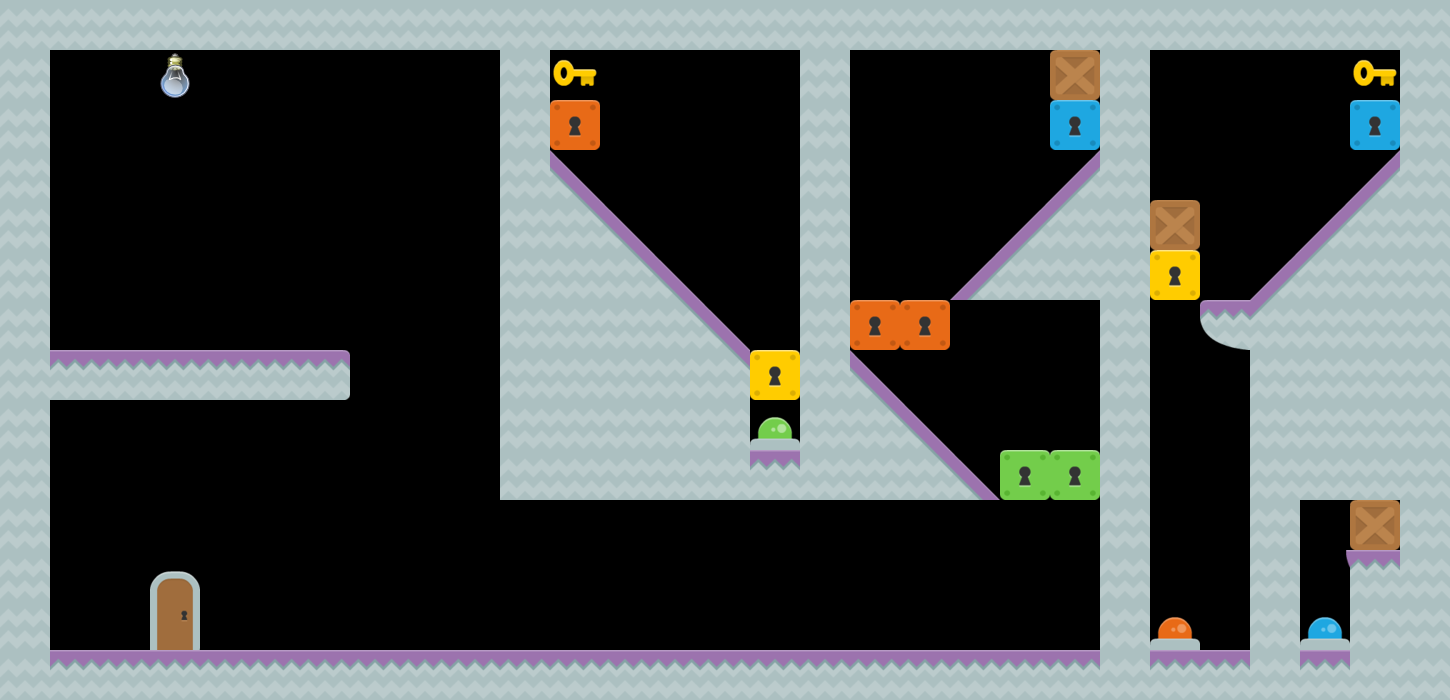

A 2D game scene composited from a Tiled map and its tileset images. What follows is a short description and the map's XML, with each tile layer's data collapsed to a summary:
An orthogonal 29x14 tile map with 50x50 px tiles, 1 tile layer (Tile Layer 1), 6 tilesets and 3 objects.

<map version="1.0" orientation="orthogonal" width="29" height="14" tilewidth="50" tileheight="50">
 <tileset firstgid="1" source="stone.tsx" />
 <tileset firstgid="26" source="items.tsx" />
 <tileset firstgid="82" source="misc.tsx" />
 <tileset firstgid="112" source="lightbulb.tsx" />
 <tileset firstgid="114" source="talker.tsx" />
 <tileset firstgid="130" source="box.tsx" />
 <layer name="Tile Layer 1" width="29" height="14">
  <data>[406 cells, 198 non-empty, 21 distinct tile ids]</data>
 </layer>
 <objectgroup name="Foreground Objects" width="29" height="14">
  <object x="121" y="502" width="97" height="146">
   <properties>
    <property name="components" value="PlayerSpawn" />
   </properties>
  </object>
  <object gid="115" x="268" y="649">
   <properties>
    <property name="message" value="The guy who originally designed this machine retired. No-one knows how it works, so we just build more machines around it." />
    <property name="msgHeight" value="125" />
    <property name="msgWidth" value="200" />
   </properties>
  </object>
  <object x="206" y="59" width="287" height="225">
   <properties>
    <property name="components" value="HintText" />
    <property name="hintTimeout" value="10000" />
    <property name="message" value="Coloured door are opened by buttons or keys. You can push a button with anything that moves." />
   </properties>
  </object>
 </objectgroup>
</map>
